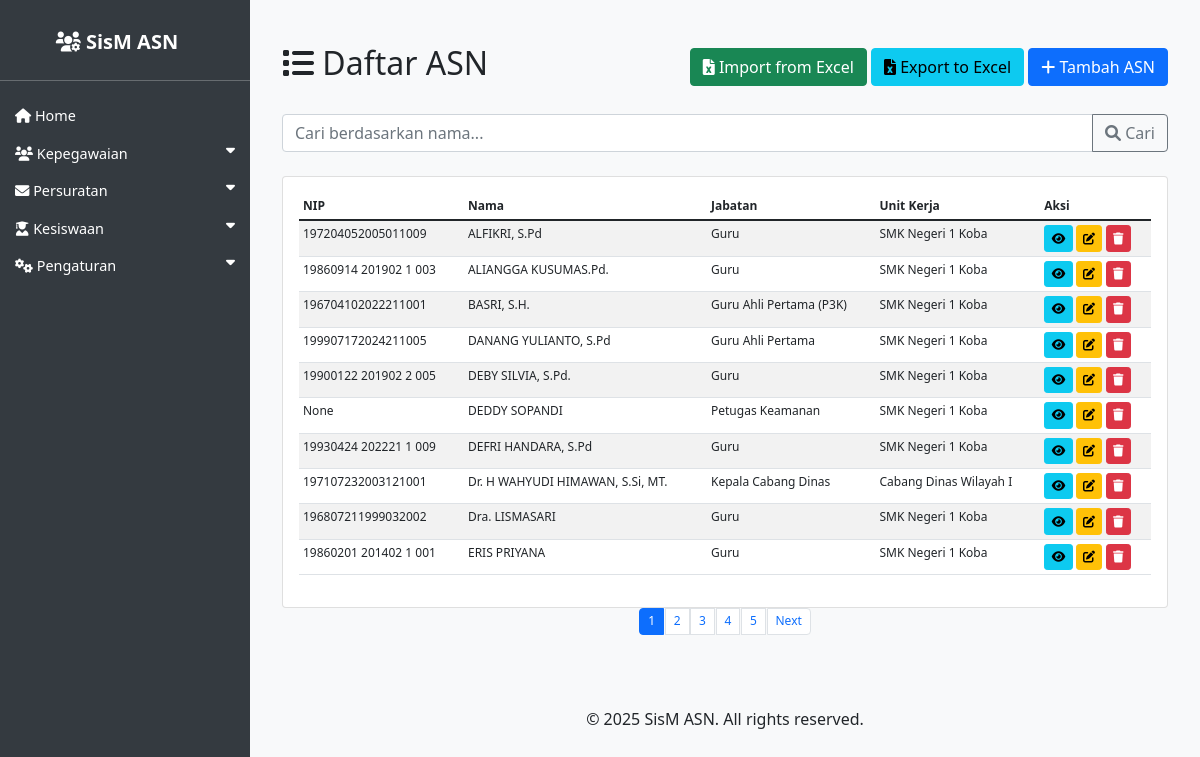
The page /asn/ on the database its author committed.
### asn_app/models.py (models this page shows, shortened)
class ASN(models.Model):
    JENIS_KELAMIN_CHOICES = [
        ('L', 'Laki-laki'),
        ('P', 'Perempuan'),
    ]
    AGAMA_CHOICES = [
        ('ISLAM', 'Islam'),
        ('KRISTEN', 'Kristen'),
        ('KATOLIK', 'Katolik'),
        ('HINDU', 'Hindu'),
        ('BUDDHA', 'Buddha'),
        ('KONGHUCU', 'Konghucu'),
    ]
    nip = models.CharField(max_length=18, unique=True, null=True, blank=True)
    nama = models.CharField(max_length=100)
    tempat_lahir = models.CharField(max_length=50)
    tanggal_lahir = models.DateField()
    jenis_kelamin = models.CharField(max_length=1, choices=JENIS_KELAMIN_CHOICES)
    agama = models.CharField(max_length=10, choices=AGAMA_CHOICES)
    alamat = models.TextField()
    email = models.EmailField()
    telepon = models.CharField(max_length=15)
    jabatan = models.CharField(max_length=100)
    pangkat = models.CharField(max_length=50)
    golongan = models.CharField(max_length=5)
    nama_istri_suami = models.CharField(max_length=100, blank=True, null=True, verbose_name='Nama Istri/Suami')
    unit_kerja = models.CharField(max_length=100)
    foto = models.ImageField(upload_to='asn_fotos/', blank=True, null=True)
    created_at = models.DateTimeField(auto_now_add=True)
    updated_at = models.DateTimeField(auto_now=True)

### asn_app/views.py (the view)
# urls.py: path('', views.asn_list, name='asn_list'),
def asn_list(request):
    query = request.GET.get('q')
    if query:
        asn_queryset = ASN.objects.filter(nama__icontains=query).order_by('nama')
    else:
        asn_queryset = ASN.objects.all().order_by('nama')
    paginator = Paginator(asn_queryset, 10)  # 10 items per page
    page_number = request.GET.get('page')
    page_obj = paginator.get_page(page_number)
    return render(request, 'asn_app/asn_list.html', {'page_obj': page_obj, 'query': query})

### asn_app/templates/asn_app/asn_list.html (shortened to what this page needs)
{% extends 'asn_app/base.html' %}
{% block content %}
<div class="container mt-4">
    <div class="d-flex justify-content-between align-items-center mb-4">
        <h2><i class="fas fa-list"></i> Daftar ASN</h2>
        <div>
            <a href="{% url 'import_asn_excel' %}" class="btn btn-success">
                <i class="fas fa-file-excel"></i> Import from Excel
            </a>
            <a href="{% url 'export_asn_excel' %}" class="btn btn-info">
                <i class="fas fa-file-excel"></i> Export to Excel
            </a>
            <a href="{% url 'asn_create' %}" class="btn btn-primary">
                <i class="fas fa-plus"></i> Tambah ASN
            </a>
        </div>
    </div>
    <div class="mb-4">
        <form method="get" action="{% url 'asn_list' %}">
            <div class="input-group">
                <input type="text" name="q" class="form-control" placeholder="Cari berdasarkan nama..." value="{{ query|default:'' }}">
                <button class="btn btn-outline-secondary" type="submit">
                    <i class="fas fa-search"></i> Cari
                </button>
            </div>
        </form>
    </div>
    <div class="card">
        <div class="card-body">
            <div class="table-responsive">
                <table class="table table-striped asn-table">
                    <thead>
                        <tr>
                            <th>NIP</th>
                            <th>Nama</th>
                            <th>Jabatan</th>
                            <th>Unit Kerja</th>
                            <th>Aksi</th>
                        </tr>
                    </thead>
                    <tbody>
                        {% for asn in page_obj %}
                        <tr>
                            <td>{{ asn.nip }}</td>
                            <td>{{ asn.nama }}</td>
                            <td>{{ asn.jabatan }}</td>
                            <td>{{ asn.unit_kerja }}</td>
                            <td>
                                <a href="{% url 'asn_detail' asn.pk %}" class="btn btn-sm btn-info">
                                    <i class="fas fa-eye"></i>
                                </a>
                                <a href="{% url 'asn_update' asn.pk %}" class="btn btn-sm btn-warning">
                                    <i class="fas fa-edit"></i>
                                </a>
                                <a href="{% url 'asn_delete' asn.pk %}" class="btn btn-sm btn-danger">
                                    <i class="fas fa-trash"></i>
                                </a>
                            </td>
                        </tr>
                        {% endfor %}
                    </tbody>
                </table>
            </div>
        </div>
    </div>
    {% if page_obj.has_other_pages %}
    <nav aria-label="Page navigation">
        <ul class="pagination justify-content-center">
            {% for num in page_obj.paginator.page_range %}
                <li class="page-item {% if page_obj.number == num %}active{% endif %}">
                    <a class="page-link" href="?page={{ num }}{% if query %}&q={{ query }}{% endif %}">{{ num }}</a>
                </li>
            {% endfor %}
            {% if page_obj.has_next %}
                <li class="page-item">
                    <a class="page-link" href="?page={{ page_obj.next_page_number }}{% if query %}&q={{ query }}{% endif %}">Next</a>
                </li>
            {% endif %}
        </ul>
    </nav>
    {% endif %}
</div>
{% endblock %}

### asn_app/templates/asn_app/base.html (style rules this page uses)
body { display: flex; min-height: 100vh; flex-direction: column; background-color: #f8f9fa; }

### asn_app/templates/asn_app/asn_list.html (style rules this page uses)
.asn-table { font-size: 12px !important; }
.asn-table th, .asn-table td { font-size: 12px !important; padding: 0.25rem !important; }
.btn.btn-sm { font-size: 12px !important; padding: 0.2rem 0.4rem !important; }
.pagination .page-link { font-size: 12px !important; padding: 0.2rem 0.5rem !important; }
.pagination .page-item { margin: 0 0.05rem; }

### rows shown on the page
ASN: nip "197204052005011009", nama "ALFIKRI, S.Pd", jabatan "Guru", unit_kerja "SMK Negeri 1 Koba"
ASN: nip "19860914 201902 1 003", nama "ALIANGGA KUSUMAS.Pd.", jabatan "Guru", unit_kerja "SMK Negeri 1 Koba"
ASN: nip "196704102022211001", nama "BASRI, S.H.", jabatan "Guru Ahli Pertama (P3K)", unit_kerja "SMK Negeri 1 Koba"
ASN: nip "199907172024211005", nama "DANANG YULIANTO, S.Pd", jabatan "Guru Ahli Pertama", unit_kerja "SMK Negeri 1 Koba"
ASN: nip "19900122 201902 2 005", nama "DEBY SILVIA, S.Pd.", jabatan "Guru", unit_kerja "SMK Negeri 1 Koba"
ASN: nip "None", nama "DEDDY SOPANDI", jabatan "Petugas Keamanan", unit_kerja "SMK Negeri 1 Koba"
ASN: nip "19930424 202221 1 009", nama "DEFRI HANDARA, S.Pd", jabatan "Guru", unit_kerja "SMK Negeri 1 Koba"
ASN: nip "197107232003121001", nama "Dr. H WAHYUDI HIMAWAN, S.Si, MT.", jabatan "Kepala Cabang Dinas", unit_kerja "Cabang Dinas Wilayah I"
ASN: nip "196807211999032002", nama "Dra. LISMASARI", jabatan "Guru", unit_kerja "SMK Negeri 1 Koba"
ASN: nip "19860201 201402 1 001", nama "ERIS PRIYANA", jabatan "Guru", unit_kerja "SMK Negeri 1 Koba"

### other values the page prints
{{ num }} "1" "2" "3" "4" "5"
